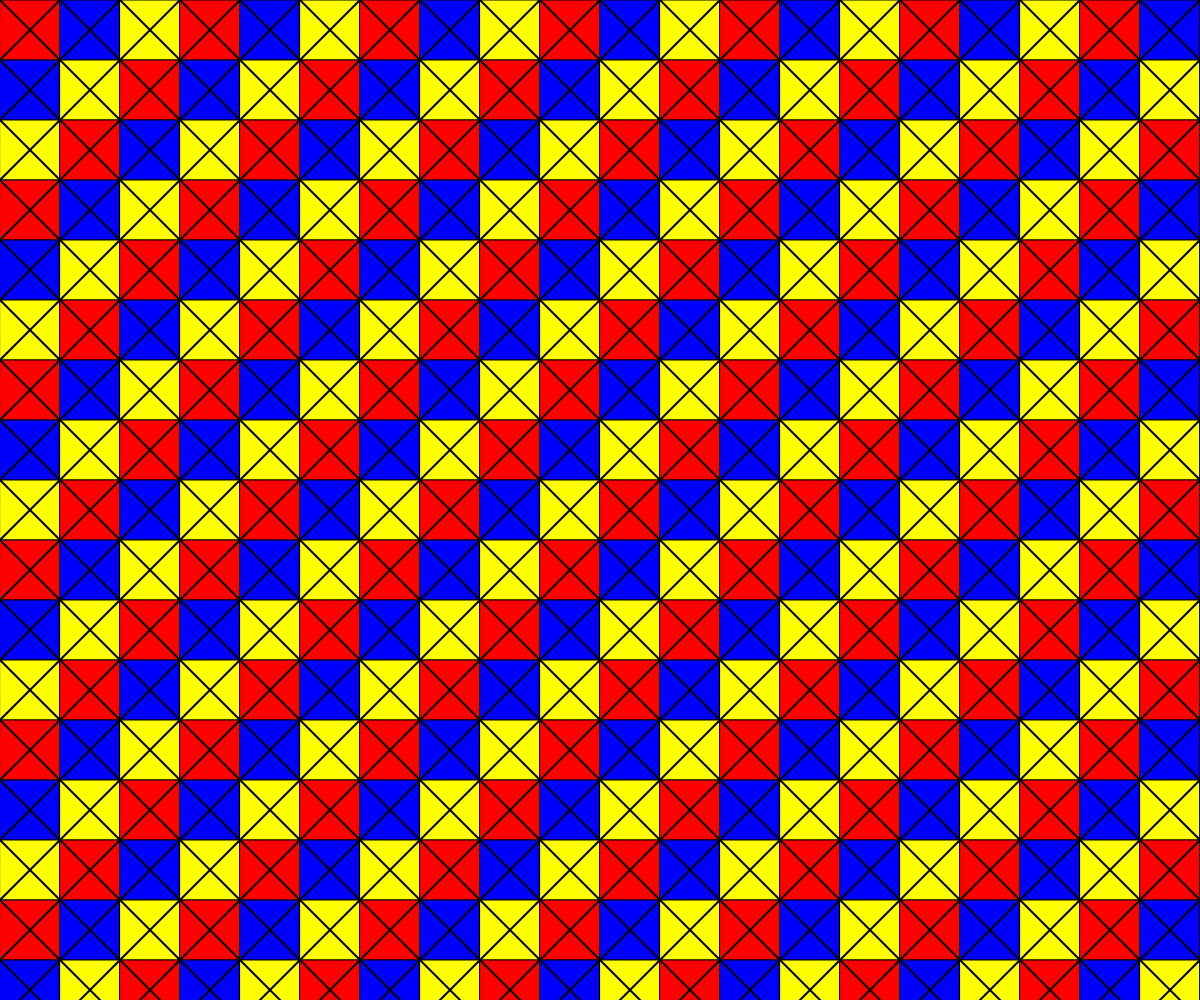
Frame 1 (no input)
Frame 2 (the mouse pressed at the canvas centre, redrawn once): identical to frame 1, image omitted

The p5.js sketch that drew this single still picture (run headless with seeded random() and noise() and a simulated clock; the mouse was pressed at the canvas centre and the sketch redrawn once):

// p5.js sketch
// ── sketch.js
let grid = [];
let gridSize = 60;
let tileCount = 0;

function setup() {
  createCanvas(windowWidth, windowHeight);
  generateGrid();
}

function draw() {
  background(255);
  
  // Draw the Bauhaus grid structure
  stroke(0);
  strokeWeight(1);
  
  for (let i = 0; i < grid.length; i++) {
    let tile = grid[i];
    
    // Draw the main tile
    fill(tile.color);
    rect(tile.x, tile.y, tile.w, tile.h);
    
    // Add structural lines
    strokeWeight(2);
    line(tile.x, tile.y, tile.x + tile.w, tile.y + tile.h);
    line(tile.x + tile.w, tile.y, tile.x, tile.y + tile.h);
    strokeWeight(1);
  }
  
  noLoop(); // Static composition as requested
}

function generateGrid() {
  grid = [];
  let cols = width / gridSize + 2;
  let rows = height / gridSize + 2;
  
  for (let i = 0; i < cols; i++) {
    for (let j = 0; j < rows; j++) {
      // Create a tile with primary colors
      let colorChoice = (i + j) % 3;
      let c;
      switch(colorChoice) {
        case 0: c = color(255, 0, 0); break; // Red
        case 1: c = color(0, 0, 255); break; // Blue
        case 2: c = color(255, 255, 0); break; // Yellow
      }
      
      grid.push({
        x: i * gridSize,
        y: j * gridSize,
        w: gridSize,
        h: gridSize,
        color: c
      });
      
      tileCount++;
    }
  }
}
